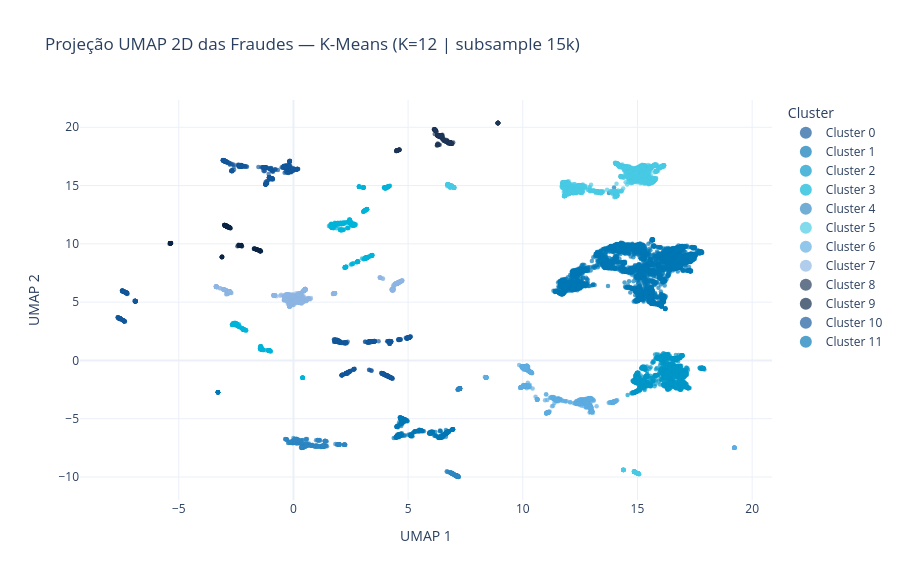

This figure's notebook cell:
### Code cell
# ==============================================================================
# 5.2b PROJEÇÃO INTERATIVA UMAP 2D (SUBSAMPLE VISUAL DE 15k PONTOS)
# ==============================================================================
fig_umap_2d = plot_clusters_2d_plotly(
    X_umap_2d,
    df_fraude['cluster'],
    titulo=f'Projeção UMAP 2D das Fraudes — K-Means (K={K_ESCOLHIDO} | subsample 15k)',
    hover_df=df_fraude,
    sample_plot=SUBSAMPLE_PLOT_2D,
    random_state=RANDOM_STATE,
    nome_arquivo='03_06_umap_2d_kmeans.html' if SALVAR_FIGURAS else None,
    save_dir=fig_dir_arg,
)
fig_umap_2d.show()

### Figure 1 — Plotly figure (JSON) as saved in the notebook; plotly's stock layout.template omitted (floating-point values rounded to 4 significant figures; data arrays with more than 128 entries replaced by an {"elided": "..."} marker saying what was removed)
{"data": [{"customdata": {"elided": "685x3 mixed values"}, "hovertemplate": "Cluster=Cluster 0<br>UMAP 1=%{x}<br>UMAP 2=%{y}<br>Ticket_USD=%{customdata[0]}<br>ProductCD=%{customdata[1]}<br>P_emaildomain=%{customdata[2]}<extra></extra>", "legendgroup": "Cluster 0", "marker": {"color": "#13579B", "opacity": 0.68, "size": 4.5, "symbol": "circle"}, "mode": "markers", "name": "Cluster 0", "orientation": "v", "showlegend": true, "type": "scatter", "x": {"elided": "685 float values"}, "xaxis": "x", "y": {"elided": "685 float values"}, "yaxis": "y"}, {"customdata": {"elided": "3710x3 mixed values"}, "hovertemplate": "Cluster=Cluster 1<br>UMAP 1=%{x}<br>UMAP 2=%{y}<br>Ticket_USD=%{customdata[0]}<br>ProductCD=%{customdata[1]}<br>P_emaildomain=%{customdata[2]}<extra></extra>", "legendgroup": "Cluster 1", "marker": {"color": "#0077B6", "opacity": 0.68, "size": 4.5, "symbol": "circle"}, "mode": "markers", "name": "Cluster 1", "orientation": "v", "showlegend": true, "type": "scatter", "x": {"elided": "3710 float values"}, "xaxis": "x", "y": {"elided": "3710 float values"}, "yaxis": "y"}, {"customdata": {"elided": "1408x3 mixed values"}, "hovertemplate": "Cluster=Cluster 2<br>UMAP 1=%{x}<br>UMAP 2=%{y}<br>Ticket_USD=%{customdata[0]}<br>ProductCD=%{customdata[1]}<br>P_emaildomain=%{customdata[2]}<extra></extra>", "legendgroup": "Cluster 2", "marker": {"color": "#0096C7", "opacity": 0.68, "size": 4.5, "symbol": "circle"}, "mode": "markers", "name": "Cluster 2", "orientation": "v", "showlegend": true, "type": "scatter", "x": {"elided": "1408 float values"}, "xaxis": "x", "y": {"elided": "1408 float values"}, "yaxis": "y"}, {"customdata": {"elided": "798x3 mixed values"}, "hovertemplate": "Cluster=Cluster 3<br>UMAP 1=%{x}<br>UMAP 2=%{y}<br>Ticket_USD=%{customdata[0]}<br>ProductCD=%{customdata[1]}<br>P_emaildomain=%{customdata[2]}<extra></extra>", "legendgroup": "Cluster 3", "marker": {"color": "#00B4D8", "opacity": 0.68, "size": 4.5, "symbol": "circle"}, "mode": "markers", "name": "Cluster 3", "orientation": "v", "showlegend": true, "type": "scatter", "x": {"elided": "798 float values"}, "xaxis": "x", "y": {"elided": "798 float values"}, "yaxis": "y"}, {"customdata": {"elided": "547x3 mixed values"}, "hovertemplate": "Cluster=Cluster 4<br>UMAP 1=%{x}<br>UMAP 2=%{y}<br>Ticket_USD=%{customdata[0]}<br>ProductCD=%{customdata[1]}<br>P_emaildomain=%{customdata[2]}<extra></extra>", "legendgroup": "Cluster 4", "marker": {"color": "#2E86C1", "opacity": 0.68, "size": 4.5, "symbol": "circle"}, "mode": "markers", "name": "Cluster 4", "orientation": "v", "showlegend": true, "type": "scatter", "x": {"elided": "547 float values"}, "xaxis": "x", "y": {"elided": "547 float values"}, "yaxis": "y"}, {"customdata": {"elided": "1655x3 mixed values"}, "hovertemplate": "Cluster=Cluster 5<br>UMAP 1=%{x}<br>UMAP 2=%{y}<br>Ticket_USD=%{customdata[0]}<br>ProductCD=%{customdata[1]}<br>P_emaildomain=%{customdata[2]}<extra></extra>", "legendgroup": "Cluster 5", "marker": {"color": "#48CAE4", "opacity": 0.68, "size": 4.5, "symbol": "circle"}, "mode": "markers", "name": "Cluster 5", "orientation": "v", "showlegend": true, "type": "scatter", "x": {"elided": "1655 float values"}, "xaxis": "x", "y": {"elided": "1655 float values"}, "yaxis": "y"}, {"customdata": {"elided": "747x3 mixed values"}, "hovertemplate": "Cluster=Cluster 6<br>UMAP 1=%{x}<br>UMAP 2=%{y}<br>Ticket_USD=%{customdata[0]}<br>ProductCD=%{customdata[1]}<br>P_emaildomain=%{customdata[2]}<extra></extra>", "legendgroup": "Cluster 6", "marker": {"color": "#5DADE2", "opacity": 0.68, "size": 4.5, "symbol": "circle"}, "mode": "markers", "name": "Cluster 6", "orientation": "v", "showlegend": true, "type": "scatter", "x": {"elided": "747 float values"}, "xaxis": "x", "y": {"elided": "747 float values"}, "yaxis": "y"}, {"customdata": {"elided": "816x3 mixed values"}, "hovertemplate": "Cluster=Cluster 7<br>UMAP 1=%{x}<br>UMAP 2=%{y}<br>Ticket_USD=%{customdata[0]}<br>ProductCD=%{customdata[1]}<br>P_emaildomain=%{customdata[2]}<extra></extra>", "legendgroup": "Cluster 7", "marker": {"color": "#8DB6E3", "opacity": 0.68, "size": 4.5, "symbol": "circle"}, "mode": "markers", "name": "Cluster 7", "orientation": "v", "showlegend": true, "type": "scatter", "x": {"elided": "816 float values"}, "xaxis": "x", "y": {"elided": "816 float values"}, "yaxis": "y"}, {"customdata": {"elided": "291x3 mixed values"}, "hovertemplate": "Cluster=Cluster 8<br>UMAP 1=%{x}<br>UMAP 2=%{y}<br>Ticket_USD=%{customdata[0]}<br>ProductCD=%{customdata[1]}<br>P_emaildomain=%{customdata[2]}<extra></extra>", "legendgroup": "Cluster 8", "marker": {"color": "#1D3557", "opacity": 0.68, "size": 4.5, "symbol": "circle"}, "mode": "markers", "name": "Cluster 8", "orientation": "v", "showlegend": true, "type": "scatter", "x": {"elided": "291 float values"}, "xaxis": "x", "y": {"elided": "291 float values"}, "yaxis": "y"}, {"customdata": {"elided": "258x3 mixed values"}, "hovertemplate": "Cluster=Cluster 9<br>UMAP 1=%{x}<br>UMAP 2=%{y}<br>Ticket_USD=%{customdata[0]}<br>ProductCD=%{customdata[1]}<br>P_emaildomain=%{customdata[2]}<extra></extra>", "legendgroup": "Cluster 9", "marker": {"color": "#0B2545", "opacity": 0.68, "size": 4.5, "symbol": "circle"}, "mode": "markers", "name": "Cluster 9", "orientation": "v", "showlegend": true, "type": "scatter", "x": {"elided": "258 float values"}, "xaxis": "x", "y": {"elided": "258 float values"}, "yaxis": "y"}, {"customdata": {"elided": "550x3 mixed values"}, "hovertemplate": "Cluster=Cluster 10<br>UMAP 1=%{x}<br>UMAP 2=%{y}<br>Ticket_USD=%{customdata[0]}<br>ProductCD=%{customdata[1]}<br>P_emaildomain=%{customdata[2]}<extra></extra>", "legendgroup": "Cluster 10", "marker": {"color": "#13579B", "opacity": 0.68, "size": 4.5, "symbol": "circle"}, "mode": "markers", "name": "Cluster 10", "orientation": "v", "showlegend": true, "type": "scatter", "x": {"elided": "550 float values"}, "xaxis": "x", "y": {"elided": "550 float values"}, "yaxis": "y"}, {"customdata": {"elided": "523x3 mixed values"}, "hovertemplate": "Cluster=Cluster 11<br>UMAP 1=%{x}<br>UMAP 2=%{y}<br>Ticket_USD=%{customdata[0]}<br>ProductCD=%{customdata[1]}<br>P_emaildomain=%{customdata[2]}<extra></extra>", "legendgroup": "Cluster 11", "marker": {"color": "#0077B6", "opacity": 0.68, "size": 4.5, "symbol": "circle"}, "mode": "markers", "name": "Cluster 11", "orientation": "v", "showlegend": true, "type": "scatter", "x": {"elided": "523 float values"}, "xaxis": "x", "y": {"elided": "523 float values"}, "yaxis": "y"}], "layout": {"height": 580, "legend": {"itemsizing": "constant", "title": {"text": "Cluster"}, "tracegroupgap": 0}, "title": {"text": "Projeção UMAP 2D das Fraudes — K-Means (K=12 | subsample 15k)"}, "xaxis": {"anchor": "y", "domain": [0, 1], "title": {"text": "UMAP 1"}}, "yaxis": {"anchor": "x", "domain": [0, 1], "title": {"text": "UMAP 2"}}}}
